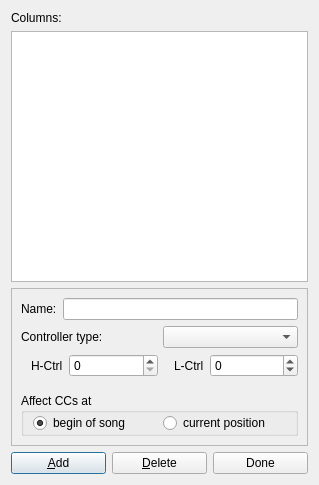
<?xml version="1.0" encoding="UTF-8"?>
<ui version="4.0">
 <class>ArrangerColumnsBase</class>
 <widget class="QDialog" name="ArrangerColumnsBase">
  <property name="geometry">
   <rect>
    <x>0</x>
    <y>0</y>
    <width>319</width>
    <height>485</height>
   </rect>
  </property>
  <property name="windowTitle">
   <string>Configure arranger columns</string>
  </property>
  <layout class="QVBoxLayout" name="verticalLayout_2">
   <item>
    <widget class="QLabel" name="label">
     <property name="text">
      <string>Columns:</string>
     </property>
    </widget>
   </item>
   <item>
    <widget class="QListWidget" name="listWidget"/>
   </item>
   <item>
    <widget class="QFrame" name="frame">
     <property name="frameShape">
      <enum>QFrame::StyledPanel</enum>
     </property>
     <property name="frameShadow">
      <enum>QFrame::Raised</enum>
     </property>
     <layout class="QVBoxLayout" name="verticalLayout_3">
      <item>
       <layout class="QVBoxLayout" name="verticalLayout">
        <item>
         <layout class="QHBoxLayout" name="horizontalLayout">
          <item>
           <widget class="QLabel" name="label_2">
            <property name="text">
             <string>Name:</string>
            </property>
           </widget>
          </item>
          <item>
           <widget class="QLineEdit" name="nameEdit"/>
          </item>
         </layout>
        </item>
        <item>
         <layout class="QHBoxLayout" name="horizontalLayout_2">
          <item>
           <widget class="QLabel" name="TextLabel2_4">
            <property name="text">
             <string>Controller type:</string>
            </property>
            <property name="wordWrap">
             <bool>false</bool>
            </property>
           </widget>
          </item>
          <item>
           <widget class="QComboBox" name="ctrlType">
            <property name="toolTip">
             <string>Midi controller type</string>
            </property>
            <property name="whatsThis">
             <string>Midi controller type</string>
            </property>
           </widget>
          </item>
         </layout>
        </item>
        <item>
         <layout class="QHBoxLayout" name="horizontalLayout_3">
          <item>
           <widget class="QLabel" name="TextLabel3_2">
            <property name="text">
             <string>H-Ctrl</string>
            </property>
            <property name="wordWrap">
             <bool>false</bool>
            </property>
            <property name="indent">
             <number>10</number>
            </property>
           </widget>
          </item>
          <item>
           <widget class="QSpinBox" name="spinBoxHCtrlNo">
            <property name="sizePolicy">
             <sizepolicy hsizetype="Expanding" vsizetype="Fixed">
              <horstretch>0</horstretch>
              <verstretch>0</verstretch>
             </sizepolicy>
            </property>
            <property name="toolTip">
             <string>Midi controller number high byte</string>
            </property>
            <property name="whatsThis">
             <string>Midi controller number high byte</string>
            </property>
            <property name="minimum">
             <number>0</number>
            </property>
            <property name="maximum">
             <number>127</number>
            </property>
            <property name="value">
             <number>0</number>
            </property>
           </widget>
          </item>
          <item>
           <widget class="QLabel" name="TextLabel2_3_2">
            <property name="text">
             <string>L-Ctrl</string>
            </property>
            <property name="wordWrap">
             <bool>false</bool>
            </property>
            <property name="indent">
             <number>10</number>
            </property>
           </widget>
          </item>
          <item>
           <widget class="QSpinBox" name="spinBoxLCtrlNo">
            <property name="sizePolicy">
             <sizepolicy hsizetype="Expanding" vsizetype="Fixed">
              <horstretch>0</horstretch>
              <verstretch>0</verstretch>
             </sizepolicy>
            </property>
            <property name="toolTip">
             <string>Midi controller number low byte</string>
            </property>
            <property name="whatsThis">
             <string>Midi controller number low byte</string>
            </property>
            <property name="specialValueText">
             <string comment="wild card">*</string>
            </property>
            <property name="minimum">
             <number>-1</number>
            </property>
            <property name="maximum">
             <number>127</number>
            </property>
            <property name="value">
             <number>0</number>
            </property>
           </widget>
          </item>
         </layout>
        </item>
        <item>
         <spacer name="verticalSpacer">
          <property name="orientation">
           <enum>Qt::Vertical</enum>
          </property>
          <property name="sizeType">
           <enum>QSizePolicy::Fixed</enum>
          </property>
          <property name="sizeHint" stdset="0">
           <size>
            <width>20</width>
            <height>10</height>
           </size>
          </property>
         </spacer>
        </item>
        <item>
         <widget class="QGroupBox" name="horizontalGroupBox">
          <property name="title">
           <string>Affect CCs at</string>
          </property>
          <layout class="QHBoxLayout" name="horizontalLayout_4">
           <property name="spacing">
            <number>6</number>
           </property>
           <property name="topMargin">
            <number>0</number>
           </property>
           <property name="bottomMargin">
            <number>0</number>
           </property>
           <item>
            <widget class="QRadioButton" name="affectBeginButton">
             <property name="text">
              <string>begin of song</string>
             </property>
             <property name="checked">
              <bool>true</bool>
             </property>
            </widget>
           </item>
           <item>
            <widget class="QRadioButton" name="affectCposButton">
             <property name="text">
              <string>current position</string>
             </property>
            </widget>
           </item>
          </layout>
         </widget>
        </item>
       </layout>
      </item>
     </layout>
    </widget>
   </item>
   <item>
    <layout class="QHBoxLayout" name="horizontalLayout_5">
     <item>
      <widget class="QPushButton" name="addBtn">
       <property name="text">
        <string>&amp;Add</string>
       </property>
      </widget>
     </item>
     <item>
      <widget class="QPushButton" name="delBtn">
       <property name="text">
        <string>&amp;Delete</string>
       </property>
      </widget>
     </item>
     <item>
      <widget class="QPushButton" name="doneBtn">
       <property name="text">
        <string>Done</string>
       </property>
      </widget>
     </item>
    </layout>
   </item>
  </layout>
 </widget>
 <resources/>
 <connections>
  <connection>
   <sender>doneBtn</sender>
   <signal>clicked()</signal>
   <receiver>ArrangerColumnsBase</receiver>
   <slot>accept()</slot>
   <hints>
    <hint type="sourcelabel">
     <x>260</x>
     <y>383</y>
    </hint>
    <hint type="destinationlabel">
     <x>159</x>
     <y>203</y>
    </hint>
   </hints>
  </connection>
 </connections>
</ui>
